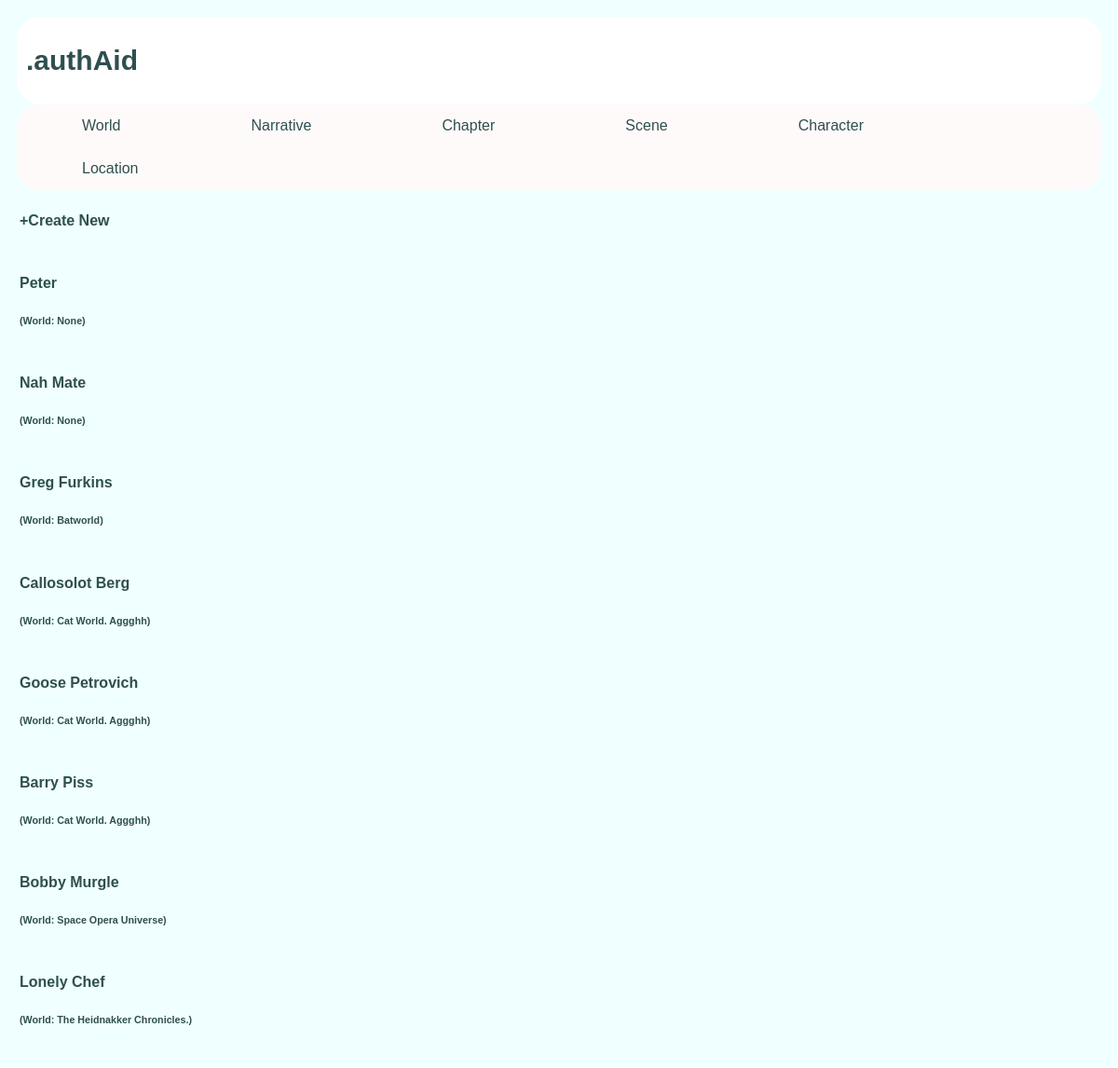
The page /author/character/ on the database as committed earlier.
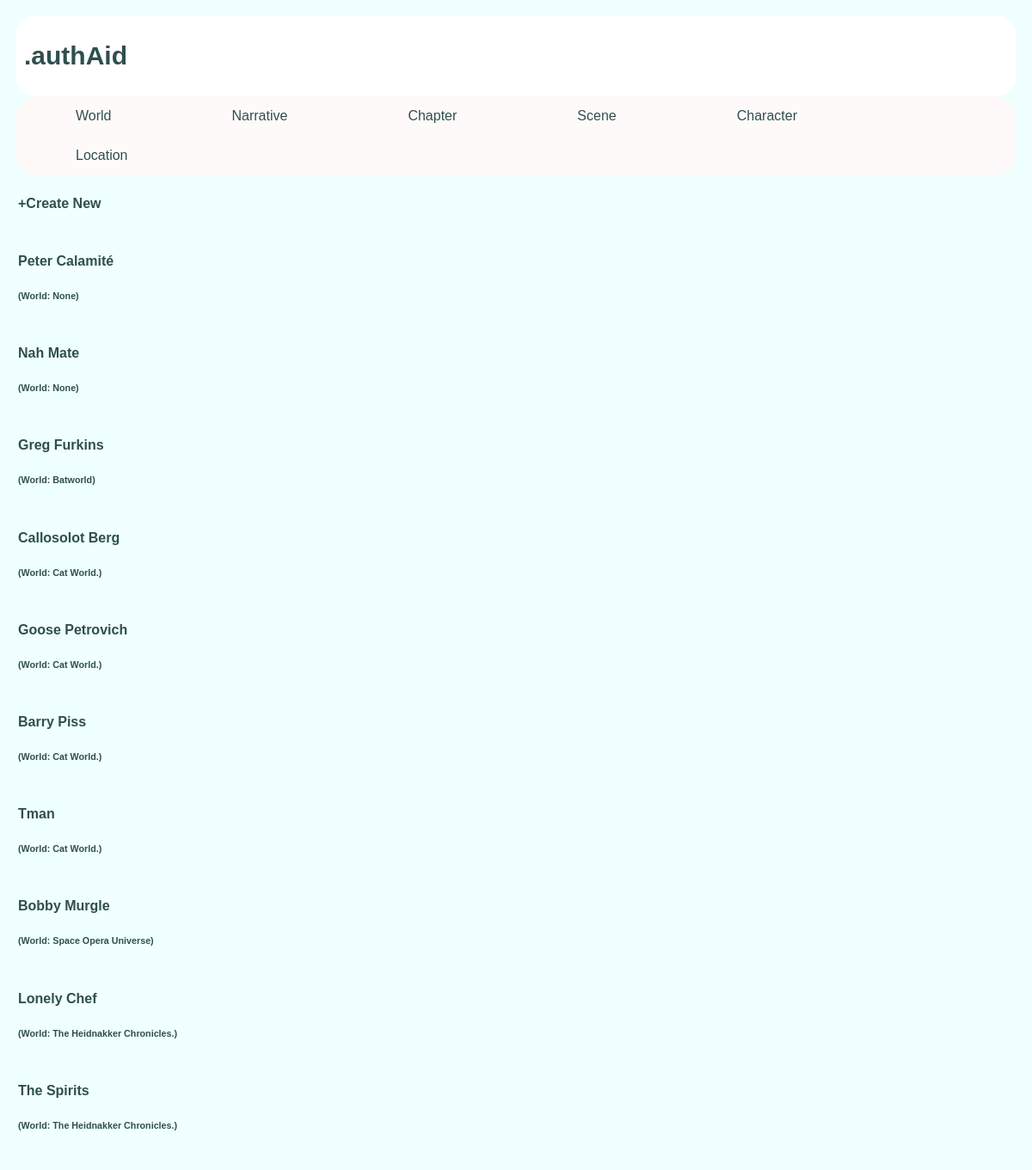
The same page on the database as committed later.
### author/models.py (models this page shows, shortened)
class Character(models.Model):
    name,description,notes = charFieldsAndNotes()
    surname = models.CharField(max_length=name_length, default='',blank=True)
    age = models.IntegerField(default=0)
    gender = models.CharField(max_length=30, default='',blank=True)
    motive = models.CharField(max_length=50, default='',blank=True)
    world = setForeignKeysNullDelete(World)
    scenes = models.ManyToManyField(Scene,blank=True)
    chapters = models.ManyToManyField(Chapter,blank=True)
    ngi = models.ManyToManyField(NarrativeGeneralInfo,blank=True)
    acquaintances = models.ManyToManyField('self',related_name='persons_known',blank=True)

class World(models.Model):
    name,description,notes = charFieldsAndNotes()
    def __str__(self):
        return self.name

### author/views.py (the view)
# urls.py: path('character/',views.CharacterView.as_view(), name='character'),
class CharacterView(ListView):
    template_name, context_object_name = getPathFromAndContext_list('character', 'character')
    def get_queryset(self):
        return Character.objects.all().order_by('world')

### author/templates/author/character.html (shortened to what this page needs)
<!DOCTYPE html>
<html lang="en">
<head>
</head>
<body>
{% extends "author/base.html" %}
{%block content%}
{% load static %}
<link rel="stylesheet" type="text/css" href="{% static 'author/nonbasestyle.css' %}">
<div class="sidebar">
    <h4><a href="{% url 'author:character_create'%}">+Create New</a> </h4>
    </div>
    {% if character_list %}
        {% for character in character_list %}
            <div class="sidebar">
                <h4><a href="{%url 'author:character_detail' character.pk%}" >{{character.name}} {{character.surname}}</a> </h4>
                <h6>(World: {{character.world}})</h6>
            </div>
        {% endfor %}
    {% endif %}
{%endblock%}

Rows that differ between the two databases and show on the page:
changed Character "Peter": surname (not shown) → "Calamité"
changed through a linked row, Character "Callosolot": world "Cat World. Aggghh" → "Cat World."
changed through a linked row, Character "Goose": world "Cat World. Aggghh" → "Cat World."
changed through a linked row, Character "Barry": world "Cat World. Aggghh" → "Cat World."
added Character: name "Tman", world "Cat World."
added Character: name "The Spirits", world "The Heidnakker Chronicles."
